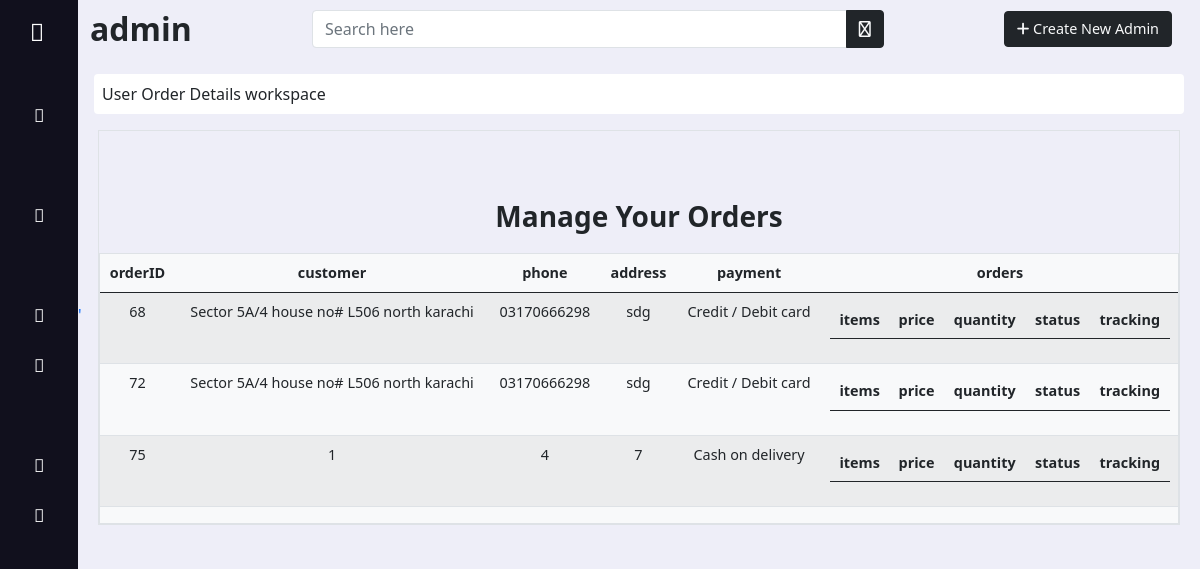
/admin/completed_orders.php (signed in), run on the app's committed database.
### tables this page shows
CREATE TABLE `order_details` (
  `order_id` int(11) NOT NULL,
  `fullname` varchar(50) DEFAULT NULL,
  `username` varchar(100) DEFAULT NULL,
  `email` varchar(50) DEFAULT NULL,
  `phone_no` varchar(15) DEFAULT NULL,
  `country` varchar(50) DEFAULT NULL,
  `city` varchar(50) DEFAULT NULL,
  `address` varchar(100) DEFAULT NULL,
  `postal_code` int(11) DEFAULT NULL,
  `method` varchar(100) DEFAULT NULL,
  `user_id` int(11) DEFAULT NULL
);

### admin/completed_orders.php (the view, shortened to what this page needs)
<?php
include '../conn.php';
?>
<!doctype html>
<html lang="en">
<head>
    <link rel="stylesheet" href="../assets/bootstrap/css/bootstrap.min.css">
    <link rel="stylesheet" href="../assets/fontawesome/css/all.min.css">
    <link rel="stylesheet" href="../assets/fontawesome/css/fontawesome.min.css">
    <link rel="stylesheet" href="admin.css">
    <link rel="stylesheet" href="https://site-assets.fontawesome.com/releases/v6.1.2/css/all.css">
</head>
<body>
    <?php require '_asider.php';
    ?>
    <main>
        <?php require '_header.php'; ?>
        <div class="row col-12 mx-auto d-flex justify-content-center rounded p-2">
            <div class="w-100 p-2   fs-6">
                <p style="background:white;" class=" rounded p-2 m-0">User Order Details workspace</p>
            </div>
            <div class=" m-2  ">
                <div class="col-12  border  pt-5">
                    <p class=" rounded p-2 my-2 fs-3 fw-bolder text-center">Manage Your Orders </p>
                    <div class="col-12 border bg-light d-flex" style="max-height: 90vh;overflow-y:scroll;">
                        <table class="table table-striped   text-center">
                            <thead>
                                <tr class="" style="font-weight: 600;font-size:.9rem;">
                                    <td scope="col">orderID</td>
                                    <td scope="col">customer </td>
                                    <td scope="col">phone</td>
                                    <td scope="col">address</td>
                                    <td scope="col">payment</td>
                                    <td scope="col">orders</td>
                                </tr>
                            </thead>
                            <tbody style="font-size: .9rem;">
                                <?php
                                $sql = "SELECT * FROM `order_details`";
                                $result = mysqli_query($con, $sql);
                                while ($row = mysqli_fetch_array($result)) {
                                ?>
                                    <tr>
                                        <td><?php echo $row[0]  ?></td>
                                        <td><?php echo $row[1]  ?></td>
                                        <td><?php echo $row[4]  ?></td>
                                        <td><?php echo $row[7]  ?></td>
                                        <td><?php echo $row[9]  ?></td>
                                        <td>
                                            <table class="table border-bottom text-center">
                                                <thead>
                                                    <tr class="" style="font-weight: 600;font-size:.9rem;">
                                                        <td scope="col">items</td>
                                                        <td scope="col">price</td>
                                                        <td scope="col">quantity</td>
                                                        <td scope="col">status</td>
                                                        <td scope="col">tracking</td>
                                                    </tr>
                                                </thead>
                                            </table>
                                        </td>
                                    </tr>
                                <?php
                                }
                                ?>
                            </tbody>
                        </table>
                    </div>
                </div>
            </div>
    </main>
</body>
</html

### admin/admin.css (style rules this page uses)
* { margin: 0; padding: 0; box-sizing: border-box; }
body { background: #eeeef8 !important; }
main { left: 78px ; background-color: #eeeef8 !important; position: relative; width: calc(100% - 78px) !important; }

### data on the page
order_details: order_id "68", fullname "Sector 5A/4 house no# L506 north karachi", phone_no "03170666298", address "sdg", method "Credit / Debit card"
order_details: order_id "72", fullname "Sector 5A/4 house no# L506 north karachi", phone_no "03170666298", address "sdg", method "Credit / Debit card"
order_details: order_id "75", fullname "1", phone_no "4", address "7", method "Cash on delivery"

### other printed values
$_SESSION['admin'] "admin"
